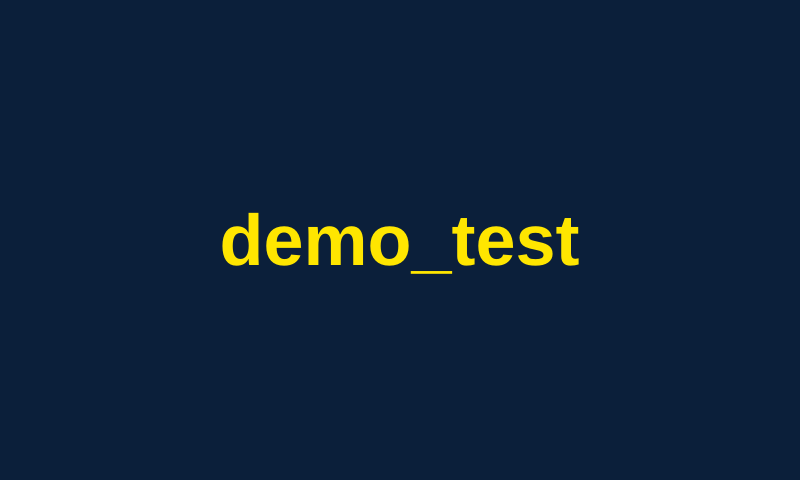
<?xml version="1.0" encoding="UTF-8"?>
<ui version="4.0">
 <class>qt_demoClass</class>
 <widget class="QWidget" name="qt_demoClass">
  <property name="geometry">
   <rect>
    <x>0</x>
    <y>0</y>
    <width>800</width>
    <height>480</height>
   </rect>
  </property>
  <property name="windowTitle">
   <string>qt_demo</string>
  </property>
  <property name="styleSheet">
   <string notr="true">QWidget#qt_demoClass { background-color: #0B1F3A; }
QLabel#demo_test { color: #FFE600; background: transparent; font-size: 72px; font-weight: 700; }</string>
  </property>
  <layout class="QVBoxLayout" name="rootLayout">
   <property name="spacing">
    <number>0</number>
   </property>
   <property name="leftMargin">
    <number>0</number>
   </property>
   <property name="topMargin">
    <number>0</number>
   </property>
   <property name="rightMargin">
    <number>0</number>
   </property>
   <property name="bottomMargin">
    <number>0</number>
   </property>
   <item alignment="Qt::AlignCenter">
    <widget class="QLabel" name="demo_test">
     <property name="text">
      <string>demo_test</string>
     </property>
     <property name="alignment">
      <set>Qt::AlignCenter</set>
     </property>
    </widget>
   </item>
  </layout>
 </widget>
 <resources/>
 <connections/>
</ui>
